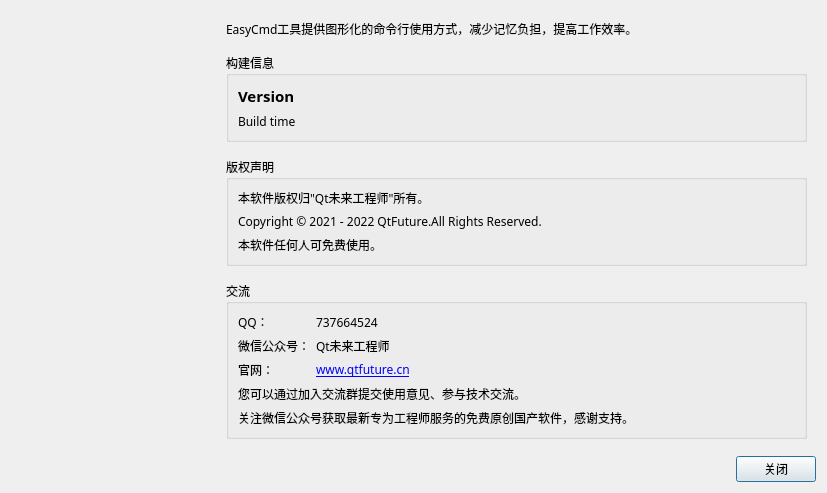
<?xml version="1.0" encoding="UTF-8"?>
<ui version="4.0">
 <class>AboutDialog</class>
 <widget class="QDialog" name="AboutDialog">
  <property name="geometry">
   <rect>
    <x>0</x>
    <y>0</y>
    <width>827</width>
    <height>493</height>
   </rect>
  </property>
  <property name="font">
   <font>
    <family>Microsoft YaHei</family>
    <pointsize>9</pointsize>
   </font>
  </property>
  <property name="windowTitle">
   <string>关于软件</string>
  </property>
  <layout class="QVBoxLayout" name="verticalLayout" stretch="1,0">
   <item>
    <layout class="QHBoxLayout" name="horizontalLayout" stretch="0,0">
     <item>
      <widget class="QWidget" name="widget_copyright" native="true">
       <property name="maximumSize">
        <size>
         <width>200</width>
         <height>16777215</height>
        </size>
       </property>
       <layout class="QVBoxLayout" name="verticalLayout_2" stretch="0">
        <item>
         <widget class="QLabel" name="label_logo">
          <property name="minimumSize">
           <size>
            <width>180</width>
            <height>180</height>
           </size>
          </property>
          <property name="maximumSize">
           <size>
            <width>180</width>
            <height>180</height>
           </size>
          </property>
          <property name="font">
           <font>
            <family>Microsoft YaHei</family>
            <pointsize>9</pointsize>
           </font>
          </property>
          <property name="text">
           <string/>
          </property>
          <property name="pixmap">
           <pixmap>:/img/logo/logo128.png</pixmap>
          </property>
          <property name="scaledContents">
           <bool>true</bool>
          </property>
          <property name="alignment">
           <set>Qt::AlignLeading|Qt::AlignLeft|Qt::AlignTop</set>
          </property>
          <property name="wordWrap">
           <bool>false</bool>
          </property>
         </widget>
        </item>
       </layout>
      </widget>
     </item>
     <item>
      <widget class="QWidget" name="widget_introduce" native="true">
       <layout class="QVBoxLayout" name="verticalLayout_3">
        <property name="spacing">
         <number>15</number>
        </property>
        <item>
         <widget class="QLabel" name="label_2">
          <property name="text">
           <string>EasyCmd工具提供图形化的命令行使用方式，减少记忆负担，提高工作效率。</string>
          </property>
          <property name="wordWrap">
           <bool>true</bool>
          </property>
         </widget>
        </item>
        <item>
         <widget class="QGroupBox" name="groupBox_3">
          <property name="title">
           <string>构建信息</string>
          </property>
          <layout class="QVBoxLayout" name="verticalLayout_6">
           <item>
            <widget class="QLabel" name="label_version">
             <property name="font">
              <font>
               <family>Microsoft YaHei</family>
               <pointsize>11</pointsize>
               <weight>75</weight>
               <bold>true</bold>
              </font>
             </property>
             <property name="text">
              <string>Version</string>
             </property>
            </widget>
           </item>
           <item>
            <widget class="QLabel" name="label_build_time">
             <property name="text">
              <string>Build time</string>
             </property>
            </widget>
           </item>
          </layout>
         </widget>
        </item>
        <item>
         <widget class="QGroupBox" name="groupBox_2">
          <property name="title">
           <string>版权声明</string>
          </property>
          <layout class="QVBoxLayout" name="verticalLayout_5">
           <item>
            <widget class="QLabel" name="label_3">
             <property name="font">
              <font>
               <family>Microsoft YaHei</family>
               <pointsize>9</pointsize>
              </font>
             </property>
             <property name="text">
              <string>本软件版权归&quot;Qt未来工程师&quot;所有。</string>
             </property>
             <property name="alignment">
              <set>Qt::AlignLeading|Qt::AlignLeft|Qt::AlignTop</set>
             </property>
             <property name="wordWrap">
              <bool>true</bool>
             </property>
            </widget>
           </item>
           <item>
            <widget class="QLabel" name="label_4">
             <property name="text">
              <string>Copyright © 2021 - 2022 QtFuture.All Rights Reserved.</string>
             </property>
            </widget>
           </item>
           <item>
            <widget class="QLabel" name="label_12">
             <property name="text">
              <string>本软件任何人可免费使用。</string>
             </property>
            </widget>
           </item>
          </layout>
         </widget>
        </item>
        <item>
         <widget class="QGroupBox" name="groupBox">
          <property name="title">
           <string>交流</string>
          </property>
          <layout class="QVBoxLayout" name="verticalLayout_4">
           <item>
            <layout class="QFormLayout" name="formLayout">
             <property name="topMargin">
              <number>0</number>
             </property>
             <item row="0" column="0">
              <widget class="QLabel" name="label_8">
               <property name="text">
                <string>QQ：</string>
               </property>
              </widget>
             </item>
             <item row="0" column="1">
              <widget class="QLabel" name="label">
               <property name="text">
                <string>737664524</string>
               </property>
              </widget>
             </item>
             <item row="1" column="0">
              <widget class="QLabel" name="label_6">
               <property name="text">
                <string>微信公众号：</string>
               </property>
              </widget>
             </item>
             <item row="1" column="1">
              <widget class="QLabel" name="label_9">
               <property name="text">
                <string>Qt未来工程师</string>
               </property>
              </widget>
             </item>
             <item row="2" column="0">
              <widget class="QLabel" name="label_10">
               <property name="text">
                <string>官网：</string>
               </property>
              </widget>
             </item>
             <item row="2" column="1">
              <widget class="QLabel" name="label_7">
               <property name="text">
                <string>&lt;html&gt;&lt;head/&gt;&lt;body&gt;&lt;p&gt;&lt;a href=&quot;www.qtfuture.cn&quot;&gt;&lt;span style=&quot; text-decoration: underline; color:#0000ff;&quot;&gt;www.qtfuture.cn&lt;/span&gt;&lt;/a&gt;&lt;/p&gt;&lt;/body&gt;&lt;/html&gt;</string>
               </property>
              </widget>
             </item>
            </layout>
           </item>
           <item>
            <widget class="QLabel" name="label_5">
             <property name="text">
              <string>您可以通过加入交流群提交使用意见、参与技术交流。</string>
             </property>
             <property name="wordWrap">
              <bool>true</bool>
             </property>
            </widget>
           </item>
           <item>
            <widget class="QLabel" name="label_11">
             <property name="text">
              <string>关注微信公众号获取最新专为工程师服务的免费原创国产软件，感谢支持。</string>
             </property>
            </widget>
           </item>
          </layout>
         </widget>
        </item>
        <item>
         <spacer name="verticalSpacer_2">
          <property name="orientation">
           <enum>Qt::Vertical</enum>
          </property>
          <property name="sizeHint" stdset="0">
           <size>
            <width>20</width>
            <height>40</height>
           </size>
          </property>
         </spacer>
        </item>
       </layout>
      </widget>
     </item>
    </layout>
   </item>
   <item>
    <layout class="QHBoxLayout" name="horizontalLayout_2">
     <item>
      <spacer name="horizontalSpacer">
       <property name="orientation">
        <enum>Qt::Horizontal</enum>
       </property>
       <property name="sizeHint" stdset="0">
        <size>
         <width>40</width>
         <height>20</height>
        </size>
       </property>
      </spacer>
     </item>
     <item>
      <widget class="QPushButton" name="pushButton_close">
       <property name="text">
        <string>关闭</string>
       </property>
      </widget>
     </item>
    </layout>
   </item>
  </layout>
 </widget>
 <resources/>
 <connections/>
</ui>
